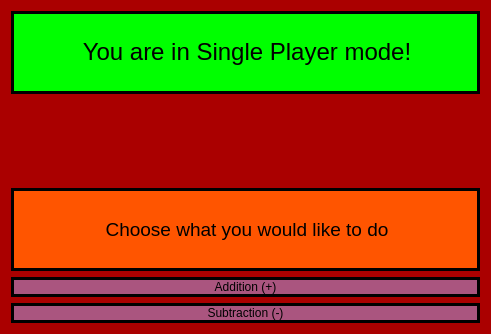
<?xml version="1.0" encoding="UTF-8"?>
<ui version="4.0">
 <class>g1_singlechoose</class>
 <widget class="QDialog" name="g1_singlechoose">
  <property name="geometry">
   <rect>
    <x>0</x>
    <y>0</y>
    <width>491</width>
    <height>334</height>
   </rect>
  </property>
  <property name="windowTitle">
   <string>Dialog</string>
  </property>
  <property name="styleSheet">
   <string notr="true">background-color: rgb(170, 0, 0);</string>
  </property>
  <layout class="QGridLayout" name="gridLayout">
   <item row="0" column="0">
    <widget class="QLabel" name="label_2">
     <property name="styleSheet">
      <string notr="true">font: 12pt &quot;Comic Sans MS&quot;;
border: 3px solid black;
background-color: rgb(0, 255, 0);
qproperty-alignment: AlignCenter;</string>
     </property>
     <property name="text">
      <string>&lt;html&gt;&lt;head/&gt;&lt;body&gt;&lt;p align=&quot;center&quot;&gt;&lt;span style=&quot; font-size:18pt;&quot;&gt;You are in Single Player mode!&lt;/span&gt;&lt;/p&gt;&lt;/body&gt;&lt;/html&gt;</string>
     </property>
    </widget>
   </item>
   <item row="2" column="0">
    <widget class="QLabel" name="label">
     <property name="styleSheet">
      <string notr="true">font: 9pt &quot;Comic Sans MS&quot;;
border: 3px solid black;
background-color: rgb(255, 85, 0);</string>
     </property>
     <property name="text">
      <string>&lt;html&gt;&lt;head/&gt;&lt;body&gt;&lt;p align=&quot;center&quot;&gt;&lt;span style=&quot; font-size:14pt; color:#000000;&quot;&gt;Choose what you would like to do&lt;/span&gt;&lt;/p&gt;&lt;/body&gt;&lt;/html&gt;</string>
     </property>
    </widget>
   </item>
   <item row="4" column="0">
    <widget class="QPushButton" name="pushButton_2">
     <property name="styleSheet">
      <string notr="true">background-color: rgb(170, 85, 127);
font: 75 12pt &quot;Comic Sans MS&quot;;
border: 3px solid black;</string>
     </property>
     <property name="text">
      <string>Subtraction (-)</string>
     </property>
    </widget>
   </item>
   <item row="3" column="0">
    <widget class="QPushButton" name="pushButton">
     <property name="styleSheet">
      <string notr="true">background-color: rgb(170, 85, 127);
font: 75 12pt &quot;Comic Sans MS&quot;;
border: 3px solid black;</string>
     </property>
     <property name="text">
      <string>Addition (+)</string>
     </property>
    </widget>
   </item>
   <item row="1" column="0">
    <widget class="QLabel" name="label_3">
     <property name="styleSheet">
      <string notr="true">qproperty-alignment: AlignCenter;</string>
     </property>
     <property name="text">
      <string/>
     </property>
    </widget>
   </item>
  </layout>
 </widget>
 <resources/>
 <connections/>
</ui>
